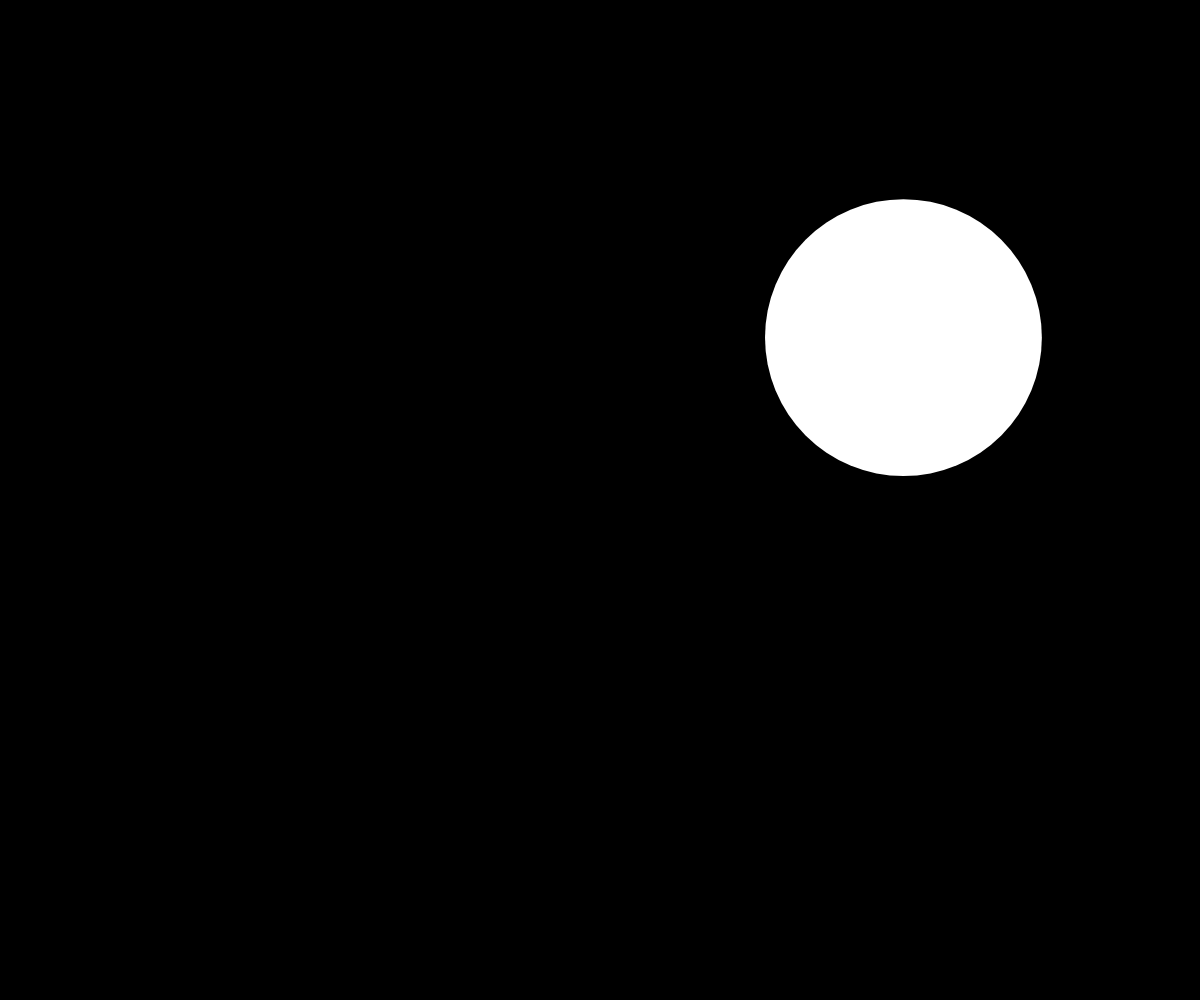
Frame 1 (no input)
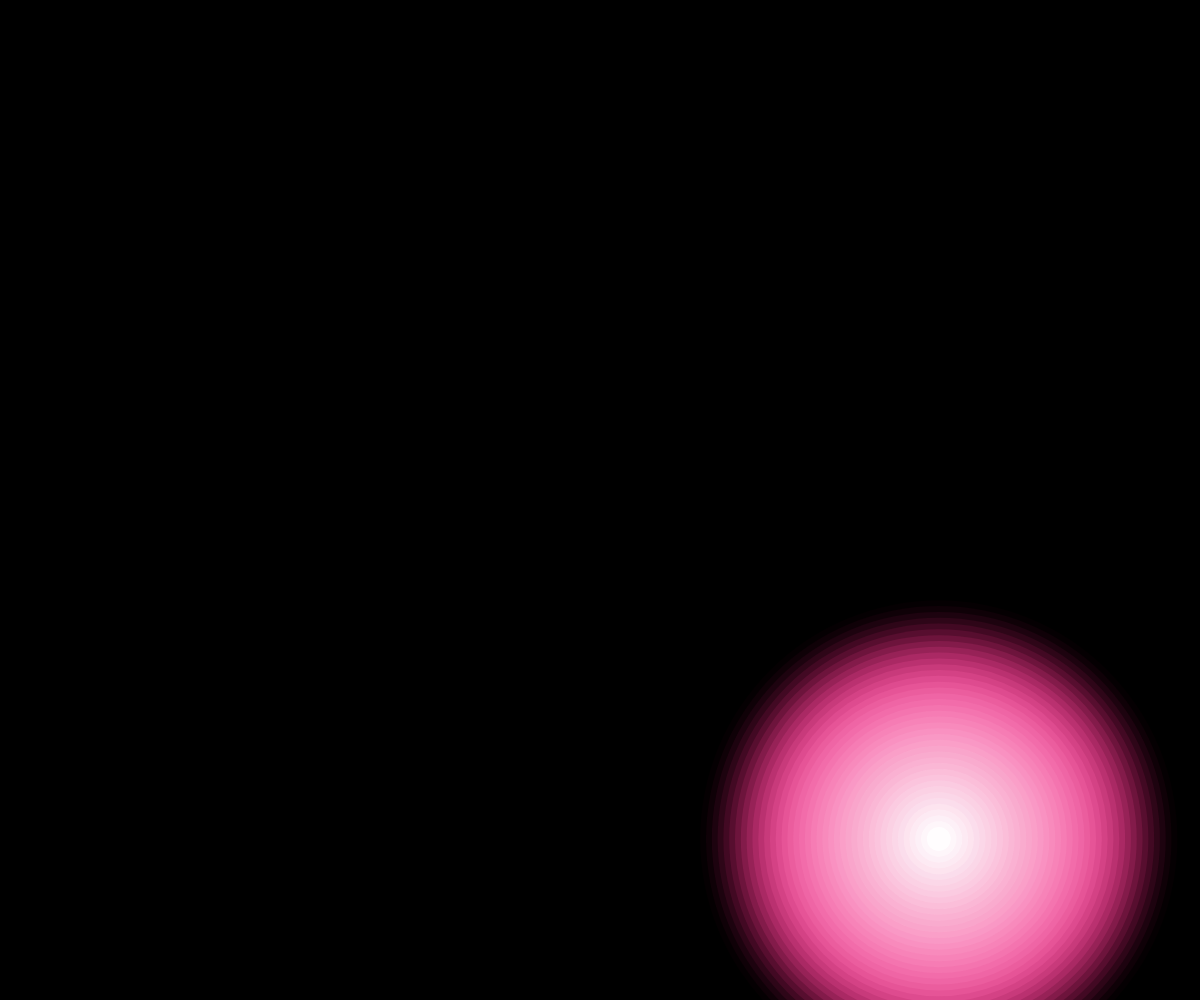
Frame 60 (no input)
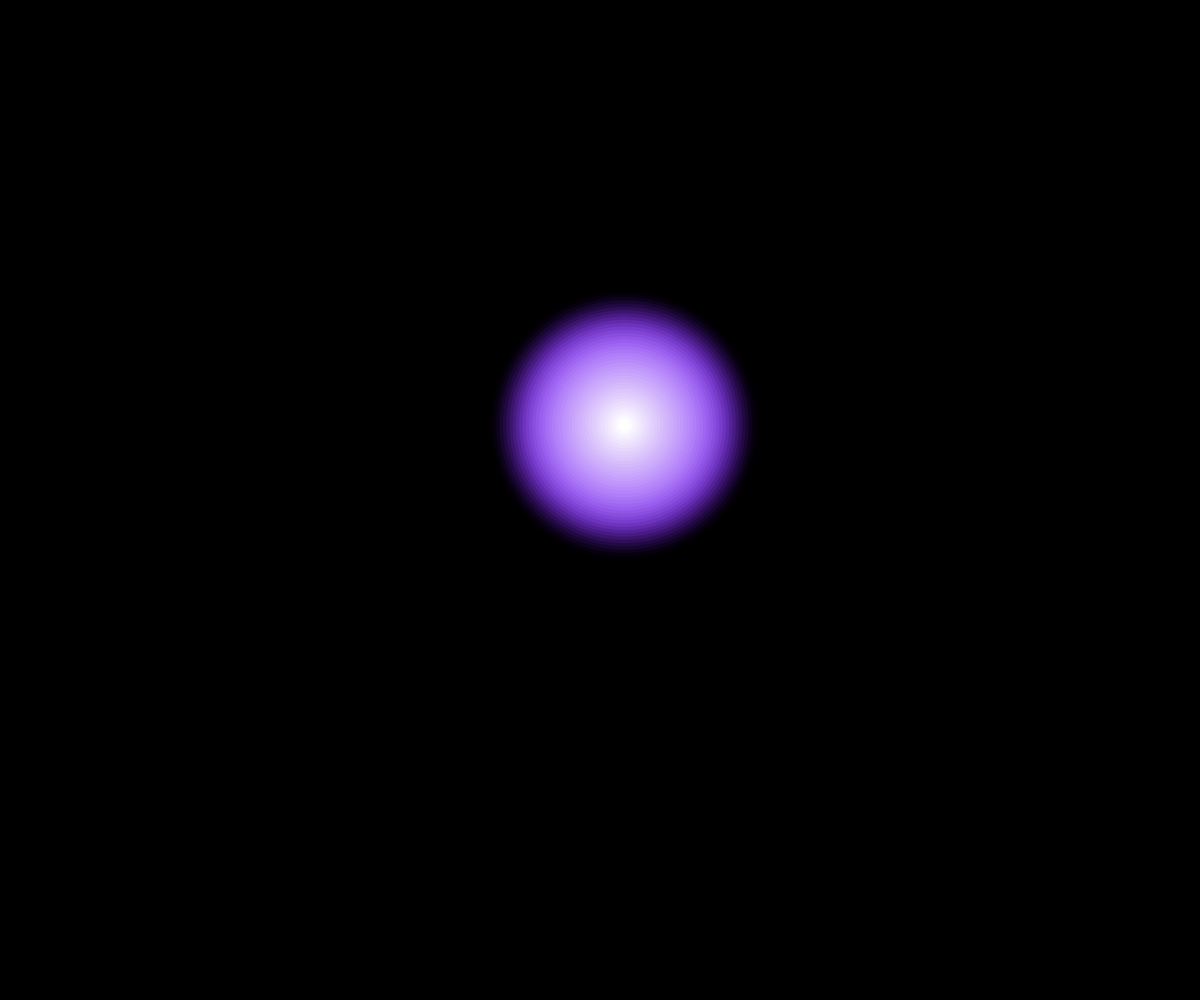
Frame 120 (the mouse pressed at the canvas centre since frame 60)

The p5.js sketch that drew these frames (run headless with seeded random() and noise() and a simulated clock; from frame 60 on, the mouse is pressed at the canvas centre):

// p5.js sketch
// ── sketch.js
let col, r, g, b;
let x, y, d;
let glowLayers;
let waveTimer;
let xDir, yDir;

function setup() {
  createCanvas(windowWidth, windowHeight);

  waveTimer = random(10);

  xDir = random(4, 10);
  yDir = random(4, 10);

  glowLayers = 40;

  d = max(random(width / 3), 50);
  x = random(100, width - 100);
  y = random(100, height - 100);
}

function draw() {
  background(0);
  noStroke();

  drawGlowHalo(x, y, d, r, g, b);

  update();
}

function drawGlowHalo(xPos, yPos, diameter, rVal, gVal, bVal) {
  let baseColor = color(rVal, gVal, bVal);

  for (let i = glowLayers; i > 0; i--) {
    let progress = map(i, glowLayers, 1, 0, 1);

    let currentDiameter = d * map(progress, 0, 1, 2.0, 0.1);
    let mixedColor = lerpColor(baseColor, color(255), progress);

    let alphaValue = map(progress, 0, 1, 5, 200);

    fill(red(mixedColor), green(mixedColor), blue(mixedColor), alphaValue);
    ellipse(xPos, yPos, currentDiameter);
  }
}

function update() {
  // Move positions
  x += xDir;
  y += yDir;

  waveTimer += 0.02;

  r = map(sin(waveTimer), -1, 1, 0, 255);
  g = map(sin(waveTimer + TWO_PI / 3), -1, 1, 0, 255);
  b = map(sin(waveTimer + (TWO_PI * 2) / 3), -1, 1, 0, 255);

  let minSize = 40;
  let maxSize = min(width, height) * 0.25;
  d = map(sin(waveTimer), -1, 1, minSize, maxSize);

  keepInCanvas();
}

function keepInCanvas() {
  let radius = d / 2;

  if (x + radius > width) {
    x = width - radius;
    xDir = -xDir;
  } else if (x - radius < 0) {
    x = radius;
    xDir = -xDir;
  }
  if (y + radius > height) {
    y = height - radius;
    yDir = -yDir;
  } else if (y - radius < 0) {
    y = radius;
    yDir = -yDir;
  }
}
